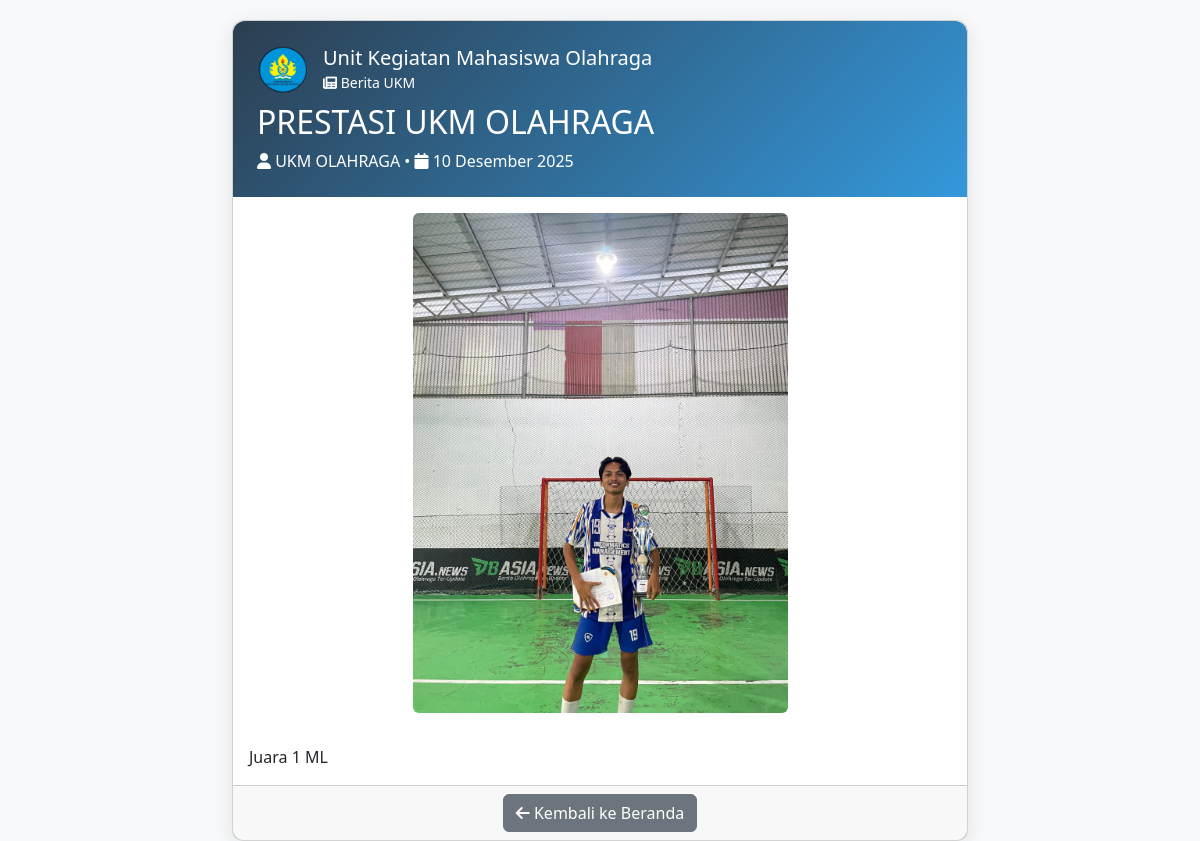
The page /ukm/detail_berita.php?id=1 on the database its author committed.
### tables this page shows
CREATE TABLE `berita` (
  `id` int(11) NOT NULL,
  `ukm_id` int(11) DEFAULT NULL,
  `judul` varchar(200) NOT NULL,
  `konten` text DEFAULT NULL,
  `gambar` varchar(255) DEFAULT NULL,
  `penulis` varchar(100) DEFAULT NULL,
  `tanggal_publikasi` timestamp NOT NULL DEFAULT current_timestamp(),
  `status` enum('draft','published') DEFAULT 'draft'
);

CREATE TABLE `ukm` (
  `id` int(11) NOT NULL,
  `nama_ukm` varchar(100) NOT NULL,
  `deskripsi` text DEFAULT NULL,
  `tahun_berdiri` date DEFAULT NULL,
  `kategori_id` int(11) DEFAULT NULL,
  `logo` varchar(255) DEFAULT NULL,
  `ketua_umum` varchar(100) DEFAULT NULL,
  `email` varchar(100) DEFAULT NULL,
  `no_telepon` varchar(20) DEFAULT NULL,
  `alamat_sekretariat` text DEFAULT NULL,
  `visi` text DEFAULT NULL,
  `misi` text DEFAULT NULL,
  `program_kerja` text DEFAULT NULL,
  `syarat_pendaftaran` text DEFAULT NULL,
  `status` enum('aktif','nonaktif') DEFAULT 'aktif',
  `max_anggota` int(11) DEFAULT 100,
  `biaya_pendaftaran` decimal(10,2) DEFAULT 0.00,
  `created_at` timestamp NOT NULL DEFAULT current_timestamp(),
  `updated_at` datetime DEFAULT NULL,
  `kontak` varchar(50) DEFAULT NULL,
  `admin_id` int(11) NOT NULL
);

### config/functions.php (called while the page is built, shortened)
<?php
function formatTanggal($tanggal) {
    $bulan = [
        1 => 'Januari', 2 => 'Februari', 3 => 'Maret', 4 => 'April',
        5 => 'Mei', 6 => 'Juni', 7 => 'Juli', 8 => 'Agustus',
        9 => 'September', 10 => 'Oktober', 11 => 'November', 12 => 'Desember'
    ];
    $split = explode('-', date('Y-n-j', strtotime($tanggal)));
    return $split[2] . ' ' . $bulan[(int)$split[1]] . ' ' . $split[0];
}

### ukm/detail_berita.php (the view, shortened to what this page needs)
<?php
require_once '../config/functions.php';
$id = isset($_GET['id']) ? (int)$_GET['id'] : 0;
$database = new Database();
$db = $database->getConnection();
$stmt = $db->prepare("
    SELECT b.*, u.nama_ukm, u.logo as ukm_logo
    FROM berita b
    JOIN ukm u ON b.ukm_id = u.id
    WHERE b.id = ? AND b.status = 'published'
");
$stmt->execute([$id]);
$berita = $stmt->fetch(PDO::FETCH_ASSOC);
?>
<!DOCTYPE html>
<html lang="id">
<head>
    <link href="https://cdn.jsdelivr.net/npm/bootstrap@5.3.0/dist/css/bootstrap.min.css" rel="stylesheet">
    <link href="https://cdnjs.cloudflare.com/ajax/libs/font-awesome/6.0.0/css/all.min.css" rel="stylesheet">
</head>
<body>
    <div class="container">
        <div class="row justify-content-center">
            <div class="col-lg-8">
                <div class="card detail-card">
                    <div class="detail-header p-4">
                        <div class="d-flex align-items-center mb-2">
                            <?php if (!empty($berita['ukm_logo'])): ?>
                                <img src="../uploads/<?= htmlspecialchars($berita['ukm_logo']) ?>"
                                     style="width: 50px; height: 50px; object-fit: cover; border-radius: 50%;" class="me-3">
                            <?php endif; ?>
                            <div>
                                <h5 class="mb-0"><?= htmlspecialchars($berita['nama_ukm']) ?></h5>
                                <small><i class="fas fa-newspaper"></i> Berita UKM</small>
                            </div>
                        </div>
                        <h2 class="mt-2"><?= htmlspecialchars($berita['judul']) ?></h2>
                        <p class="mb-0">
                            <i class="fas fa-user"></i> <?= htmlspecialchars($berita['penulis']) ?> •
                            <i class="fas fa-calendar"></i> <?= formatTanggal($berita['tanggal_publikasi']) ?>
                        </p>
                    </div>
                    <?php if (!empty($berita['gambar'])): ?>
                        <div class="p-3 text-center">
                            <img src="../uploads/<?= htmlspecialchars($berita['gambar']) ?>"
                                 class="img-fluid rounded"
                                 style="max-height: 500px; object-fit: cover;"
                                 alt="Gambar Berita">
                        </div>
                    <?php endif; ?>
                    <div class="card-body">
                        <div class="content-text">
                            <?= nl2br(htmlspecialchars_decode($berita['konten'])) ?>
                        </div>
                    </div>
                    <div class="card-footer text-center">
                        <a href="../index.php" class="btn btn-secondary">
                            <i class="fas fa-arrow-left"></i> Kembali ke Beranda
                        </a>
                    </div>
                </div>
            </div>
        </div>
    </div>
</body>
</html>

### ukm/detail_berita.php (style rules this page uses)
body { background: #f8f9fa; padding-top: 20px; }
.detail-card { border-radius: 12px; box-shadow: 0 5px 20px rgba(0,0,0,0.1); }
.detail-header { background: linear-gradient(135deg, #2c3e50, #3498db); color: white; border-radius: 12px 12px 0 0; }

### rows shown on the page
berita: ukm.logo (picture), ukm.nama_ukm "Unit Kegiatan Mahasiswa Olahraga", judul "PRESTASI UKM OLAHRAGA", penulis "UKM OLAHRAGA", tanggal_publikasi "10 Desember 2025", gambar (picture), konten "Juara 1 ML"
